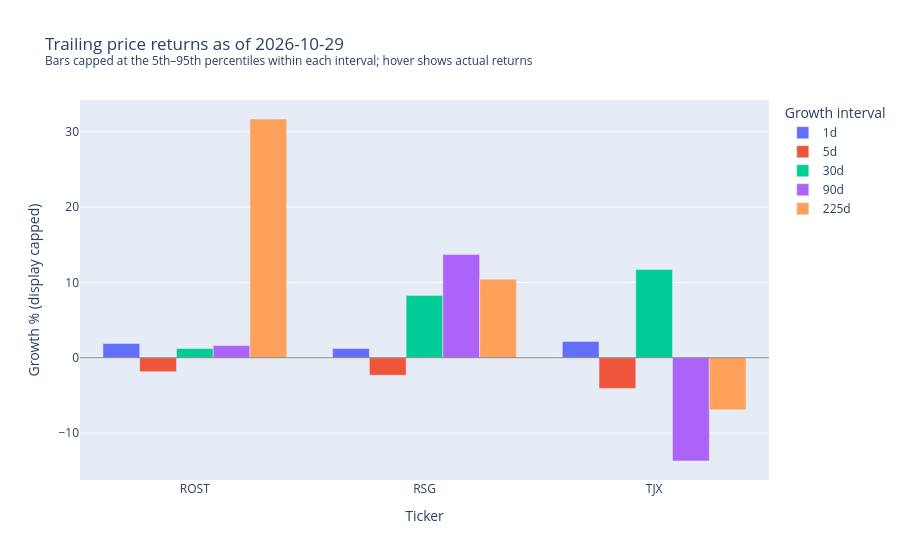

The notebook cell saved with this chart:
### Code cell
fig = px.bar(
    df_last,
    x="Ticker",
    y="Displayed growth %",
    color="Growth interval",
    barmode="group",
    category_orders={
        "Growth interval": [f"{days}d" for days in intervals]
    },
    hover_data={
        "Actual growth %": ":.2f",
        "Displayed growth %": ":.2f",
        "Display capped": True,
        "Date": True,
        "Days": False,
    },
    title=(
        f"Trailing price returns as of {as_of:%Y-%m-%d}"
        "<br><sup>Bars capped at the 5th–95th percentiles "
        "within each interval; hover shows actual returns</sup>"
    ),
)
fig.add_hline(y=0, line_color="gray", line_width=1)
fig.update_layout(yaxis_title="Growth % (display capped)")
fig.show()

### Figure 1 — Plotly figure (JSON) as saved in the notebook; plotly's stock layout.template omitted (floating-point values rounded to 4 significant figures)
{"data": [{"alignmentgroup": "True", "customdata": [[1.895, false, "2026-10-29T00:00:00+00:00", 1], [1.234, false, "2026-10-29T00:00:00+00:00", 1], [2.168, false, "2026-10-29T00:00:00+00:00", 1]], "hovertemplate": "Growth interval=1d<br>Ticker=%{x}<br>Displayed growth %=%{y:.2f}<br>Actual growth %=%{customdata[0]:.2f}<br>Display capped=%{customdata[1]}<br>Date=%{customdata[2]}<extra></extra>", "legendgroup": "1d", "marker": {"color": "#636efa", "pattern": {"shape": ""}}, "name": "1d", "offsetgroup": "1d", "orientation": "v", "showlegend": true, "textposition": "auto", "type": "bar", "x": ["ROST", "RSG", "TJX"], "xaxis": "x", "y": [1.895, 1.234, 2.168], "yaxis": "y"}, {"alignmentgroup": "True", "customdata": [[-1.846, false, "2026-10-29T00:00:00+00:00", 5], [-2.323, false, "2026-10-29T00:00:00+00:00", 5], [-4.064, false, "2026-10-29T00:00:00+00:00", 5]], "hovertemplate": "Growth interval=5d<br>Ticker=%{x}<br>Displayed growth %=%{y:.2f}<br>Actual growth %=%{customdata[0]:.2f}<br>Display capped=%{customdata[1]}<br>Date=%{customdata[2]}<extra></extra>", "legendgroup": "5d", "marker": {"color": "#EF553B", "pattern": {"shape": ""}}, "name": "5d", "offsetgroup": "5d", "orientation": "v", "showlegend": true, "textposition": "auto", "type": "bar", "x": ["ROST", "RSG", "TJX"], "xaxis": "x", "y": [-1.846, -2.323, -4.064], "yaxis": "y"}, {"alignmentgroup": "True", "customdata": [[1.229, false, "2026-10-29T00:00:00+00:00", 30], [8.275, false, "2026-10-29T00:00:00+00:00", 30], [11.73, false, "2026-10-29T00:00:00+00:00", 30]], "hovertemplate": "Growth interval=30d<br>Ticker=%{x}<br>Displayed growth %=%{y:.2f}<br>Actual growth %=%{customdata[0]:.2f}<br>Display capped=%{customdata[1]}<br>Date=%{customdata[2]}<extra></extra>", "legendgroup": "30d", "marker": {"color": "#00cc96", "pattern": {"shape": ""}}, "name": "30d", "offsetgroup": "30d", "orientation": "v", "showlegend": true, "textposition": "auto", "type": "bar", "x": ["ROST", "RSG", "TJX"], "xaxis": "x", "y": [1.229, 8.275, 11.73], "yaxis": "y"}, {"alignmentgroup": "True", "customdata": [[1.615, false, "2026-10-29T00:00:00+00:00", 90], [13.7, false, "2026-10-29T00:00:00+00:00", 90], [-13.7, false, "2026-10-29T00:00:00+00:00", 90]], "hovertemplate": "Growth interval=90d<br>Ticker=%{x}<br>Displayed growth %=%{y:.2f}<br>Actual growth %=%{customdata[0]:.2f}<br>Display capped=%{customdata[1]}<br>Date=%{customdata[2]}<extra></extra>", "legendgroup": "90d", "marker": {"color": "#ab63fa", "pattern": {"shape": ""}}, "name": "90d", "offsetgroup": "90d", "orientation": "v", "showlegend": true, "textposition": "auto", "type": "bar", "x": ["ROST", "RSG", "TJX"], "xaxis": "x", "y": [1.615, 13.7, -13.7], "yaxis": "y"}, {"alignmentgroup": "True", "customdata": [[31.69, false, "2026-10-29T00:00:00+00:00", 225], [10.43, false, "2026-10-29T00:00:00+00:00", 225], [-6.9, false, "2026-10-29T00:00:00+00:00", 225]], "hovertemplate": "Growth interval=225d<br>Ticker=%{x}<br>Displayed growth %=%{y:.2f}<br>Actual growth %=%{customdata[0]:.2f}<br>Display capped=%{customdata[1]}<br>Date=%{customdata[2]}<extra></extra>", "legendgroup": "225d", "marker": {"color": "#FFA15A", "pattern": {"shape": ""}}, "name": "225d", "offsetgroup": "225d", "orientation": "v", "showlegend": true, "textposition": "auto", "type": "bar", "x": ["ROST", "RSG", "TJX"], "xaxis": "x", "y": [31.69, 10.43, -6.9], "yaxis": "y"}], "layout": {"barmode": "group", "legend": {"title": {"text": "Growth interval"}, "tracegroupgap": 0}, "shapes": [{"line": {"color": "gray", "width": 1}, "type": "line", "x0": 0, "x1": 1, "xref": "x domain", "y0": 0, "y1": 0, "yref": "y"}], "title": {"text": "Trailing price returns as of 2026-10-29<br><sup>Bars capped at the 5th–95th percentiles within each interval; hover shows actual returns</sup>"}, "xaxis": {"anchor": "y", "domain": [0, 1], "title": {"text": "Ticker"}}, "yaxis": {"anchor": "x", "domain": [0, 1], "title": {"text": "Growth % (display capped)"}}}}
